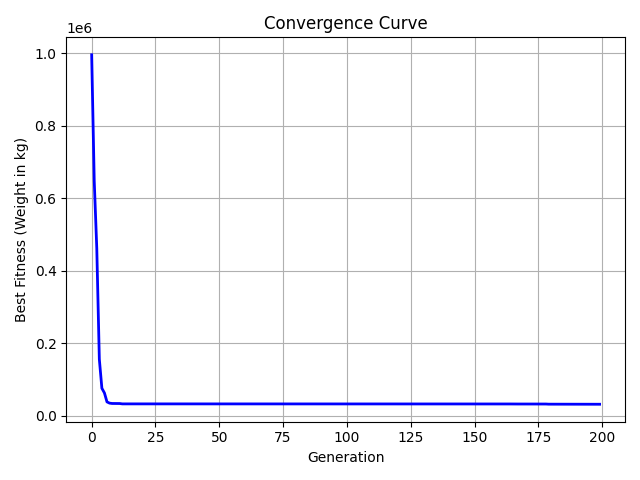

Python code for this plot:
import numpy as np
import pandas as pd
import random
import matplotlib.pyplot as plt
import time
from pandas import ExcelWriter
from scipy.linalg import eigh

# ------------------------------
# Constants
E = 2.1e11
rho = 7850
g = 9.81
sigma_allow = 250e6
A_min = 0.0001
A_max = 0.01293
pop_size = 200
num_generations = 200
mutation_rate = 0.1
penalty_factor = 1e6
a = 19
n_runs = 1
random.seed(42)
np.random.seed(42)
f_target = [9, 11]
# ------------------------------

def get_load_vector(num_nodes):
    loads = np.zeros(num_nodes * 3)
    for i in range(num_nodes):
        if i == 0:
            mass = 3000
        elif 1 <= i <= 12:
            mass = 1500
        else:
            mass = 100
        loads[i * 3 + 2] = -mass * g
    return loads

def bar_length(node1, node2):
    return np.linalg.norm(node1 - node2)

def assemble_stiffness_matrix(coords, areas, members, member_types):
    n_nodes = len(coords)
    K = np.zeros((n_nodes * 3, n_nodes * 3))
    for i, (start, end) in enumerate(members):
        n1, n2 = start - 1, end - 1
        x1, x2 = coords[n1], coords[n2]
        L = bar_length(x1, x2)
        a_vec = (x2 - x1) / L
        A = areas[member_types[i]]
        k_local = (A * E / L) * np.outer(a_vec, a_vec)
        dofs = [n1*3, n1*3+1, n1*3+2, n2*3, n2*3+1, n2*3+2]
        for ii in range(3):
            for jj in range(3):
                K[dofs[ii], dofs[jj]] += k_local[ii, jj]
                K[dofs[ii+3], dofs[jj+3]] += k_local[ii, jj]
                K[dofs[ii], dofs[jj+3]] -= k_local[ii, jj]
                K[dofs[ii+3], dofs[jj]] -= k_local[ii, jj]
    return K

def assemble_mass_matrix(coords, areas, members, member_types):
    n_nodes = len(coords)
    M = np.zeros((n_nodes*3, n_nodes*3))
    for i, (start, end) in enumerate(members):
        n1, n2 = start - 1, end - 1
        x1, x2 = coords[n1], coords[n2]
        L = bar_length(x1, x2)
        rho_A = rho * areas[member_types[i]]
        m_local = rho_A * L / 2
        for d in range(3):
            M[n1*3+d, n1*3+d] += m_local
            M[n2*3+d, n2*3+d] += m_local
    return M

def apply_boundary_conditions(K, F, fixed_dofs):
    for dof in sorted(fixed_dofs, reverse=True):
        K = np.delete(K, dof, axis=0)
        K = np.delete(K, dof, axis=1)
        F = np.delete(F, dof)
    return K, F

def compute_stress(coords, areas, members, displacements, member_types):
    stresses = np.zeros(len(members))
    for i, (start, end) in enumerate(members):
        n1, n2 = start - 1, end - 1
        x1, x2 = coords[n1], coords[n2]
        L = bar_length(x1, x2)
        a_vec = (x2 - x1) / L
        u1 = displacements[n1*3:n1*3+3]
        u2 = displacements[n2*3:n2*3+3]
        strain = np.dot(a_vec, u2 - u1) / L
        stresses[i] = E * strain
    return stresses

def frequency_penalty(K, coords, areas, members, member_types, target_freqs=[9,11]):
    M = assemble_mass_matrix(coords, areas, members, member_types)
    fixed_nodes = list(range(37, 49))
    fixed_dofs = [node*3 + d for node in fixed_nodes for d in range(3)]
    K_mod, _ = apply_boundary_conditions(K.copy(), np.zeros(K.shape[0]), fixed_dofs)
    M_mod, _ = apply_boundary_conditions(M.copy(), np.zeros(M.shape[0]), fixed_dofs)
    try:
        w2, _ = eigh(K_mod, M_mod)
        w = np.sqrt(np.abs(w2))
        f = w / (2*np.pi)
        penalty = sum(max(0, abs(f[i]-target_freqs[i]))*penalty_factor for i in range(len(target_freqs)))
        return penalty
    except:
        return penalty_factor * 100

def calculate_fitness(individual, node_coords, members, member_types, num_movable_nodes):
    areas = individual[:a]
    moved_nodes = individual[a:].reshape(-1, 3)
    coords = node_coords.copy()
    coords[:num_movable_nodes] = moved_nodes
    weight = sum(rho * areas[member_types[i]] * bar_length(coords[s-1], coords[e-1])
                 for i, (s, e) in enumerate(members))
    K = assemble_stiffness_matrix(coords, areas, members, member_types)
    F = get_load_vector(len(coords))
    fixed_nodes = list(range(37, 49))
    fixed_dofs = [node*3 + d for node in fixed_nodes for d in range(3)]
    K_mod, F_mod = apply_boundary_conditions(K, F, fixed_dofs)
    try:
        U_mod = np.linalg.solve(K_mod, F_mod)
    except np.linalg.LinAlgError:
        return weight + penalty_factor * 100
    U = np.zeros(len(F))
    free_dofs = list(set(range(len(F))) - set(fixed_dofs))
    U[free_dofs] = U_mod
    stress = compute_stress(coords, areas, members, U, member_types)
    overstress_penalty = np.sum(np.abs(stress) > sigma_allow)
    freq_penalty = frequency_penalty(K, coords, areas, members, member_types)
    return weight + penalty_factor * overstress_penalty + freq_penalty

def initialize_population(n_move, coords):
    pop = []
    for _ in range(pop_size):
        A = np.random.uniform(A_min, A_max, a)
        delta = np.random.uniform(-0.02, 0.02, size=(n_move, 3))
        pos = coords[:n_move] + delta
        pop.append(np.concatenate([A, pos.flatten()]))
    return np.array(pop)

def crossover(p1, p2):
    pt = random.randint(1, len(p1)-1)
    return np.concatenate((p1[:pt], p2[pt:]))

def mutate(ind):
    for i in range(len(ind)):
        if random.random() < mutation_rate:
            ind[i] += np.random.normal(0, 0.001)
            if i < a:
                ind[i] = np.clip(ind[i], A_min, A_max)
    return ind

def genetic_algorithm(coords, members, member_types, num_movable_nodes):
    pop = initialize_population(num_movable_nodes, coords)
    prev_best_fitness = None
    best_fitness_history = []

    for gen in range(num_generations):
        fitness = [calculate_fitness(ind, coords, members, member_types, num_movable_nodes) for ind in pop]
        idx = np.argsort(fitness)
        pop = pop[idx]
        best_fitness = fitness[idx[0]]
        best_fitness_history.append(best_fitness)

        prev_best_fitness = best_fitness
        new_gen = list(pop[:5])
        while len(new_gen) < pop_size:
            p1, p2 = random.sample(list(pop[:10]), 2)
            child = crossover(p1, p2)
            child = mutate(child)
            new_gen.append(child)
        pop = np.array(new_gen)
        print(f"Generation {gen+1}: Weight = {best_fitness:.2f} kg")

    plt.figure()
    plt.plot(best_fitness_history, 'b-', linewidth=2)
    plt.xlabel('Generation')
    plt.ylabel('Best Fitness (Weight in kg)')
    plt.title('Convergence Curve')
    plt.grid(True)
    plt.tight_layout()
    plt.show()

    return pop[0]

def plot_truss(nodes, members, areas, member_types, title="Truss Structure", show_weights=True):
    fig = plt.figure()
    ax = fig.add_subplot(111, projection='3d')
    if show_weights:
        max_area = np.max(areas)
        for i, (start, end) in enumerate(members):
            p1 = nodes[start - 1]
            p2 = nodes[end - 1]
            xs, ys, zs = zip(p1, p2)
            lw = 1 + 10 * (areas[member_types[i]] / max_area)
            ax.plot(xs, ys, zs, color='b', linewidth=lw)
    else:
        for (start, end) in members:
            p1 = nodes[start - 1]
            p2 = nodes[end - 1]
            xs, ys, zs = zip(p1, p2)
            ax.plot(xs, ys, zs, color='gray', linewidth=1, linestyle='--')

    xs, ys, zs = nodes[:, 0], nodes[:, 1], nodes[:, 2]
    ax.scatter(xs, ys, zs, color='k', s=10, label='All Nodes')
    ax.scatter(nodes[0,0], nodes[0,1], nodes[0,2], color='yellow', s=70, marker='^', label='Load 3000 kg (Node 1)')
    ax.scatter(nodes[1:13,0], nodes[1:13,1], nodes[1:13,2], color='green', s=50, marker='^', label='Load 1500 kg (Nodes 2-13)')
    ax.scatter(nodes[13:37,0], nodes[13:37,1], nodes[13:37,2], color='blue', s=30, marker='^', label='Load 100 kg (Other Nodes)')
    ax.scatter(nodes[37:49,0], nodes[37:49,1], nodes[37:49,2], color='navy', s=80, marker='s', label='Constrained Nodes 38-49')

    ax.set_title(title)
    ax.set_xlabel("X (m)")
    ax.set_ylabel("Y (m)")
    ax.set_zlabel("Z (m)")
    ax.legend()
    plt.tight_layout()
    plt.show()

def load_data():
    nodes = pd.read_excel("/home/sepehr/VS Code/Project/nodes_coordinates.xlsx")
    mems = pd.read_excel("/home/sepehr/VS Code/Project/truss_members.xlsx")
    return nodes[["X", "Y", "Z"]].to_numpy(), mems[["Start", "End"]].to_numpy()

if __name__ == "__main__":
    node_coords, members = load_data()
    member_types = np.array([i % a for i in range(len(members))])
    num_movable_nodes = 37

    plot_truss(node_coords, members, np.ones(len(members)), member_types,
               title="Initial Truss Structure (All Nodes and Members with Loads & Constraints)",
               show_weights=False)

    start_time = time.time()

    best_sol, best_fit = None, float("inf")
    for run in range(n_runs):
        print(f"\n===== Run {run+1} =====")
        sol = genetic_algorithm(node_coords.copy(), members, member_types, num_movable_nodes)
        fit = calculate_fitness(sol, node_coords.copy(), members, member_types, num_movable_nodes)
        print(f"Run {run+1} final fitness = {fit:.2f} kg")
        if fit < best_fit:
            best_sol, best_fit = sol.copy(), fit

    end_time = time.time()
    elapsed_time = end_time - start_time
    print(f"\n⏱️ Total computation time: {elapsed_time:.2f} seconds")

    A_best = best_sol[:a]
    pos_best = best_sol[a:].reshape(-1, 3)
    original_coords = node_coords[:num_movable_nodes].copy()
    node_coords[:num_movable_nodes] = pos_best

    df_members = pd.DataFrame({
        "Start": members[:, 0],
        "End": members[:, 1],
        "Area (m^2)": [A_best[member_types[i]] for i in range(len(members))]
    })

    displacements = pos_best - original_coords
    df_disp = pd.DataFrame({
        "Node Index": np.arange(1, num_movable_nodes + 1),
        "X_Initial": original_coords[:, 0],
        "Y_Initial": original_coords[:, 1],
        "Z_Initial": original_coords[:, 2],
        "X_New": pos_best[:, 0],
        "Y_New": pos_best[:, 1],
        "Z_New": pos_best[:, 2],
        "dX": displacements[:, 0],
        "dY": displacements[:, 1],
        "dZ": displacements[:, 2],
        "Total_Displacement": np.linalg.norm(displacements, axis=1)
    })

    output_path = "/home/sepehr/VS Code/Project/F- GA_Given Loads_Freq.xlsx"
    with ExcelWriter(output_path) as writer:
        df_members.to_excel(writer, sheet_name="Members_Areas", index=False)
        df_disp.to_excel(writer, sheet_name="Node_Displacements", index=False)

    print(f"\n✅ Final results saved to '{output_path}'")

    plot_truss(node_coords, members, A_best, member_types,
               title="Optimized Truss Structure", show_weights=True)
